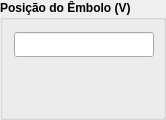
                    <widget class="QGroupBox" name="groupBox_7">
                     <property name="minimumSize">
                      <size>
                       <width>166</width>
                       <height>120</height>
                      </size>
                     </property>
                     <property name="maximumSize">
                      <size>
                       <width>166</width>
                       <height>120</height>
                      </size>
                     </property>
                     <property name="font">
                      <font>
                       <weight>75</weight>
                       <bold>true</bold>
                      </font>
                     </property>
                     <property name="title">
                      <string>Posição do Êmbolo (V)</string>
                     </property>
                     <layout class="QVBoxLayout" name="verticalLayout_9">
                      <item>
                       <layout class="QVBoxLayout" name="verticalLayout_3">
                        <item>
                         <widget class="PyDMLineEdit" name="PyDMLineEdit_9">
                          <property name="minimumSize">
                           <size>
                            <width>140</width>
                            <height>25</height>
                           </size>
                          </property>
                          <property name="maximumSize">
                           <size>
                            <width>140</width>
                            <height>25</height>
                           </size>
                          </property>
                          <property name="toolTip">
                           <string/>
                          </property>
                          <property name="whatsThis">
                           <string>
    Writeable text field to send and display channel values
    </string>
                          </property>
                         </widget>
                        </item>
                        <item>
                         <layout class="QHBoxLayout" name="horizontalLayout_5">
                          <item>
                           <widget class="PyDMLed" name="PyDMLed_15">
                            <property name="minimumSize">
                             <size>
                              <width>21</width>
                              <height>41</height>
                             </size>
                            </property>
                            <property name="maximumSize">
                             <size>
                              <width>21</width>
                              <height>41</height>
                             </size>
                            </property>
                            <property name="toolTip">
                             <string/>
                            </property>
                            <property name="whatsThis">
                             <string/>
                            </property>
                            <property name="onColour">
                             <enum>QLed::Green</enum>
                            </property>
                            <property name="offColour">
                             <enum>QLed::Red</enum>
                            </property>
                           </widget>
                          </item>
                          <item>
                           <widget class="PyDMLed" name="PyDMLed_16">
                            <property name="minimumSize">
                             <size>
                              <width>21</width>
                              <height>41</height>
                             </size>
                            </property>
                            <property name="maximumSize">
                             <size>
                              <width>21</width>
                              <height>41</height>
                             </size>
                            </property>
                            <property name="toolTip">
                             <string/>
                            </property>
                            <property name="whatsThis">
                             <string/>
                            </property>
                            <property name="onColour">
                             <enum>QLed::Green</enum>
                            </property>
                            <property name="offColour">
                             <enum>QLed::Red</enum>
                            </property>
                           </widget>
                          </item>
                          <item>
                           <widget class="PyDMLed" name="PyDMLed_17">
                            <property name="minimumSize">
                             <size>
                              <width>21</width>
                              <height>41</height>
                             </size>
                            </property>
                            <property name="maximumSize">
                             <size>
                              <width>21</width>
                              <height>41</height>
                             </size>
                            </property>
                            <property name="toolTip">
                             <string/>
                            </property>
                            <property name="whatsThis">
                             <string/>
                            </property>
                            <property name="onColour">
                             <enum>QLed::Green</enum>
                            </property>
                            <property name="offColour">
                             <enum>QLed::Red</enum>
                            </property>
                           </widget>
                          </item>
                         </layout>
                        </item>
                       </layout>
                      </item>
                     </layout>
                    </widget>
